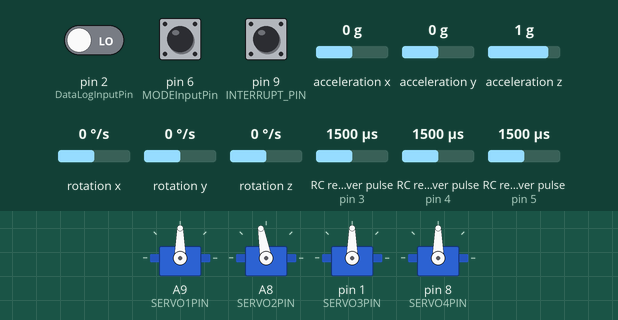
Simulated run of this program. Board: Teensy 4. On the bench: 4 × servo. Wiring (inferred from the names in the program): 3 × RC receiver channel: data pin 3 / data pin 4 / data pin 5. Inputs (shaded band) come from the test bench; at power-on: RC receiver pulse (sensors on pin 3, pin 4, pin 5) 1500 µs, pin 6 (MODEInputPin) LOW, rotation z 0 °/s, acceleration x 0 g, pin 2 (DataLogInputPin) LOW, pin 9 (INTERRUPT_PIN) LOW, acceleration y 0 g, acceleration z 1 g, rotation x 0 °/s, rotation y 0 °/s. Storage starts empty; the sensor or clock chip raises its interrupt line as the real part does; what the program prints to the serial monitor is not drawn.

Above: at 1.7 s.
1.8 s: RC receiver pulse (sensor on pin 3) set to 1020 µs
At 2.4 s:
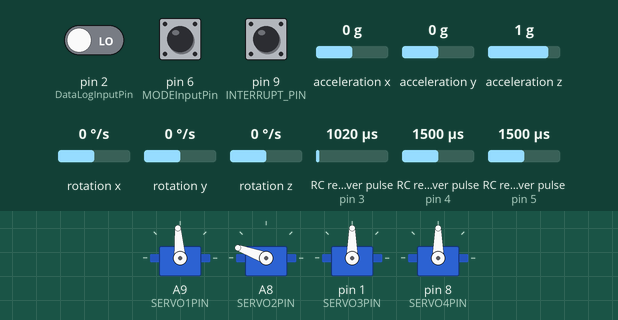
3.3 s: RC receiver pulse (sensor on pin 4) set to 1020 µs
At 4.5 s:
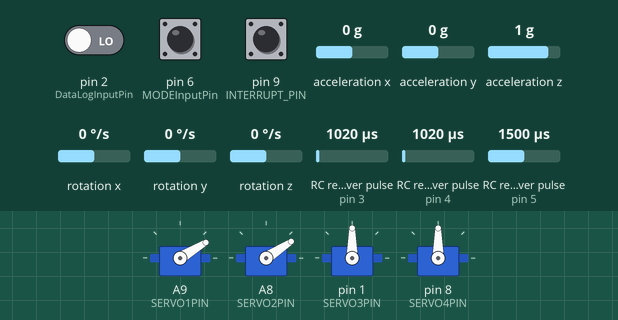
4.8 s: RC receiver pulse (sensor on pin 5) set to 1020 µs
At 6.0 s:
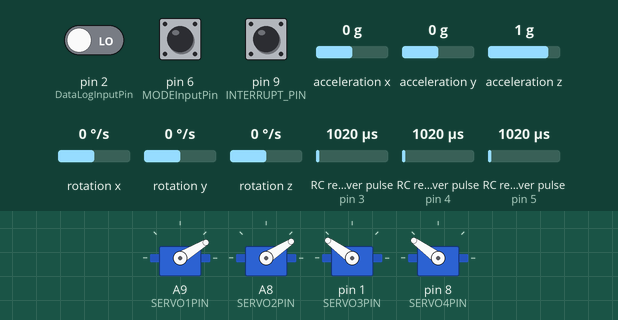
6.3 s: pin 6 (MODEInputPin) pulled HIGH for 0.15 s
At 7.0 s:
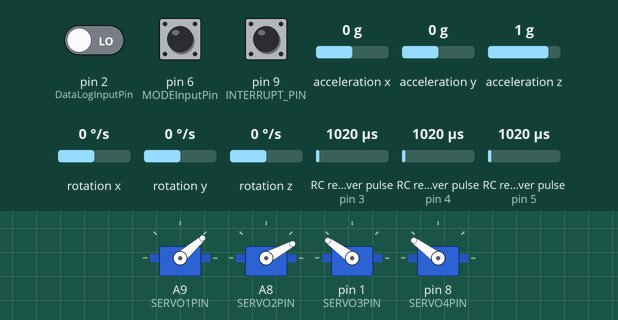
7.9 s: rotation z set to 192 °/s
10.9 s: acceleration x set to -1.4 g
Timing chart, 0 to 26.3 s (numbered marks = the images above; inputs shaded):
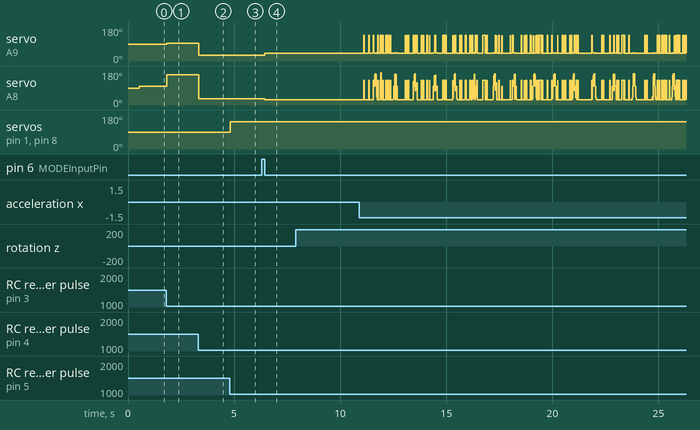

Measured:
- after the input at 1.8 s, servo on A9 (SERVO1PIN): 90° → 94° at once; servo on A8 (SERVO2PIN): 100° → 160° at once
- after the input at 3.3 s, servo on A9 (SERVO1PIN): 94° → 31° at once; servo on A8 (SERVO2PIN): 160° → 33° at once
- after the input at 4.8 s, servo on pin 1 (SERVO3PIN), servo on pin 8 (SERVO4PIN): 90° → 144° at once
- after the input at 6.3 s, servo on A9 (SERVO1PIN): 31° → 41° after 0.16 s; servo on A8 (SERVO2PIN): 33° → 28° after 0.16 s

The program:

main.cpp
```cpp
//Teensy Flight Controller- Avian Tail Program- Science Fair Project
//Author- Kevin Shen
//Project Start- 10/26/2021
//First Controlled Flight-2/13/2022

//Instructions for use

//1: Wipe SD card
//2: Place MPU6050 upright (plane upside down, to calibrate. when plane is level, pitch and roll are 0, when rolling right roll is positive,
//pitch up when pitch is positive, when yaw right yaw is positive)
//3: plug in SD card
//4: turn on & reset Teensy
//5: fly
//6: power off teensy
//7: unplug SD card from MAV
//8: plug in SD card to computer

/* Credits
 *
 * Parts of code structure inspried by Nicholas Rehm
 * Github: https://github.com/nickrehm/dRehmFlight
 *
 * Nicholas Rehm
 * Department of Aerospace Engineering
 * University of Maryland
 * College Park 20742
 * Email: nrehm@umd.edu
 *
 *
 * Used MPU6050 Library and I2Cdev by Jeff Rowberg <jeff@rowberg.net>
 * https://github.com/jrowberg/i2cdevlib
 *
 * Used standard Arduino SD Library
 * https://www.arduino.cc/en/reference/SD
 *
 * PWM signal code structure inspired by
 * https://www.camelsoftware.com/2015/12/25/reading-pwm-signals-from-an-rc-receiver-with-arduino/
 *
 */

//libraries
#include <Arduino.h>
#include <Servo.h>
#include <SPI.h>
#include <SD.h>
#include "Wire.h"
#include "MPU6050_6Axis_MotionApps20.h"
#include "I2Cdev.h"

//SD and MPU classes
File file;
MPU6050 mpu;

//pin definition
#define INTERRUPT_PIN 9
#define RX1 2
#define RX2 3
#define RX3 4
#define RX4 5
#define RX5 6
#define RX6 7

#define SERVO1PIN 23
#define SERVO2PIN 22
#define SERVO3PIN 1
#define SERVO4PIN 8
#define SERVO5PIN 15
#define SERVO6PIN 14

//servo class
Servo elevatorServo;
Servo rotatorServo;
Servo rightAileronServo;
Servo leftAileronServo;

//initalize servo outputs
float elevatorServoOutput = 90;
float rotatorServoOutput = 90;
float rightAileronServoOutput = 90;
float leftAileronServoOutput = 90;

//servo trim
int elevatorServoOutputTrim = 0;
int rotatorServoOutputTrim = 5;
int rightAileronServoOutputTrim = 0;
int leftAileronServoOutputTrim = 0;

//define servo pins
const int elevatorServoPin = SERVO1PIN;
const int rotatorServoPin = SERVO2PIN;
const int rightAileronServoPin = SERVO3PIN;
const int leftAileronServoPin = SERVO4PIN;

//initalize reciever input values
float RCpitch;
float RCyaw;
float RCroll;
float DataLog;
bool dataLog = false; //toggles data logging
float MODE;
bool mode = false; //toggles PID on and off

//define reciever pins
const int RCpitchInputPin = RX3;
const int RCyawInputPin = RX2;
const int RCrollInputPin = RX4;
const int DataLogInputPin = RX1;
const int MODEInputPin = RX5;

//initialize tail variables
bool inDeadzone = true;
const float deadZone = 1;
const float YawDeadzone = 10;
const float forceToBalenceMAVInPitch = -60; //15 degrees, whatever 15 degrees is for the servo
const float tailForceOffset = -60;          // 15 degrees as well. So when tail is upright it will completely fufil force to balence MAVinpitch
float pitchForce;
float tailForce;


//dampener values to scale servo outputs
float elevatorDampener = 2.0;
float AileronDampener = 2.0;
float tailAileronOffsetDampener = 2.0;
float servoAngleToTailAngleScalar = 0.5;

//timekeeping varaibles
float timeInSeconds;
float previousIMUTimeInSeconds;
int SDiteration = 0;
int SDdataLogFrequency = 200;
const float timeBetweenIMUInputs = 0.01;
// float timeBetweenAveragePitchError;
// float timeBetweenAverageYawError;

//initialize attitude variables
float yaw = 0;
float prevYaw = 0;
float yawChange = 0;   //deg/sec
float pitchChange = 0; //deg/sec
float pitch = 0;
float roll = 0;
float spikeThreshold = 360; //deg/sec
float pitchToCreateLift = 25;

//Pitch PID controller variables

#define PITCH_PID_ON true

float PitchPgain = 1.8;
float PitchIgain = 0;
float PitchDgain = 0.9;

float RCpitchScalar = 2.0;
float PitchProportional;
float PitchIntegral;
float PitchIntegralSaturationLimit = 60;
float PitchDerivative;
float PitchError;
float PrevPitchError;

//float PitchErrorArray[ArrayLength];
float PitchDerivativeConstrain = 90;

float PitchOutput;

//Yaw PID controller variables

float YawPgain = 4.0;
float YawIgain = 0;
float YawDgain = 0.0;

#define YAW_PID_ON true

float RCYawScalar = 0.5;
float YawProportional;
float YawIntegral;
float YawIntegralSaturationLimit = 45;
float YawDerivative;
float YawError;
float PrevYawError;
float YawDerivativeConstrain = 45;

float YawOutput;

// MPU6050 CODE- UNORIGINAL CODE ================================================================

// MPU control/status vars
bool dmpReady = false;  // set true if DMP init was successful
uint8_t mpuIntStatus;   // holds actual interrupt status byte from MPU
uint8_t devStatus;      // return status after each device operation (0 = success, !0 = error)
uint16_t packetSize;    // expected DMP packet size (default is 42 bytes)
uint16_t fifoCount;     // count of all bytes currently in FIFO
uint8_t fifoBuffer[64]; // FIFO storage buffer

// orientation/motion vars
Quaternion q;        // [w, x, y, z]         quaternion container
VectorInt16 aa;      // [x, y, z]            accel sensor measurements
VectorInt16 aaReal;  // [x, y, z]            gravity-free accel sensor measurements
VectorInt16 aaWorld; // [x, y, z]            world-frame accel sensor measurements
VectorFloat gravity; // [x, y, z]            gravity vector
float euler[3];      // [psi, theta, phi]    Euler angle container
float ypr[3];        // [yaw, pitch, roll]   yaw/pitch/roll container and gravity vector

// packet structure for InvenSense teapot demo
uint8_t teapotPacket[14] = {'$', 0x02, 0, 0, 0, 0, 0, 0, 0, 0, 0x00, 0x00, '\r', '\n'};

//interrput detection
volatile bool mpuInterrupt = false; // indicates whether MPU interrupt pin has gone high
void dmpDataReady()
{
  mpuInterrupt = true;
}

void MPU6050Setup()
{

  // join I2C bus (I2Cdev library doesn't do this automatically)
  Wire.begin();
  Wire.setClock(400000); // 400kHz I2C clock. Comment this line if having compilation difficulties

  // initialize device
  Serial.println(F("Initializing I2C devices..."));
  mpu.initialize();
  pinMode(INTERRUPT_PIN, INPUT);

  // verify connection
  Serial.println(F("Testing device connections..."));
  Serial.println(mpu.testConnection() ? F("MPU6050 connection successful") : F("MPU6050 connection failed"));
  // load and configure the DMP
  Serial.println(F("Initializing DMP..."));
  devStatus = mpu.dmpInitialize();

  // supply your own gyro offsets here, scaled for min sensitivity
  mpu.setXGyroOffset(220);
  mpu.setYGyroOffset(76);
  mpu.setZGyroOffset(-85);
  mpu.setZAccelOffset(1788); // 1688 factory default for my test chip

  // make sure it worked (returns 0 if so)
  if (devStatus == 0)
  {

    // Calibration Time: generate offsets and calibrate our MPU6050

    mpu.CalibrateAccel(6);
    mpu.CalibrateGyro(6);

    mpu.PrintActiveOffsets();

    // turn on the DMP, now that it's ready
    Serial.println(F("Enabling DMP..."));
    mpu.setDMPEnabled(true);

    // enable Arduino interrupt detection
    Serial.print(F("Enabling interrupt detection (Arduino external interrupt "));
    Serial.print(digitalPinToInterrupt(INTERRUPT_PIN));
    Serial.println(F(")..."));
    attachInterrupt(digitalPinToInterrupt(INTERRUPT_PIN), dmpDataReady, RISING);
    mpuIntStatus = mpu.getIntStatus();

    // set our DMP Ready flag so the main loop() function knows it's okay to use it
    Serial.println(F("DMP ready! Waiting for first interrupt..."));
    dmpReady = true;

    // get expected DMP packet size for later comparison
    packetSize = mpu.dmpGetFIFOPacketSize();
  }
  else
  {
    // ERROR!
    // 1 = initial memory load failed
    // 2 = DMP configuration updates failed
    // (if it's going to break, usually the code will be 1)
    Serial.print(F("DMP Initialization failed (code "));
    Serial.print(devStatus);
    Serial.println(F(")"));
  }
}

//FUNCTIONS ==============================================================================================================

//PWM function
volatile unsigned long PWMTimerStartPitch;
volatile int PWMLastInterruptTimePitch;

volatile unsigned long PWMTimerStartYaw;
volatile int PWMLastInterruptTimeYaw;

volatile unsigned long PWMTimerStartRoll;
volatile int PWMLastInterruptTimeRoll;

volatile unsigned long PWMTimerStartDataLog;
volatile int PWMLastInterruptTimeDataLog;

volatile unsigned long PWMTimerStartMODE;
volatile int PWMLastInterruptTimeMODE;

//function to read PWM using interrupt pins
void PWMSignalCalculator(float *channel, int pinNum, volatile int *lastInterruptTime, volatile unsigned long *timerStart)
{
  //record the interrupt time
  *lastInterruptTime = micros();

  //start timer when detect input
  if (digitalRead(pinNum) == HIGH)
  {
    *timerStart = micros();
  }
  else
  {
    if (*timerStart != 0)
    {
      //record the time between the square wave
      *channel = map(((volatile float)micros() - *timerStart), 1100.0, 1900.0, 90.0, -90.0);
      //reset timer
      *timerStart = 0;
    }
  }
}

//functions that have no parameter and call the main PWM reading function- used as a parameter for the attachInterrupt() function
void PWMSignalCalculatorPitch()
{
  PWMSignalCalculator(&RCpitch, RCpitchInputPin, &PWMLastInterruptTimePitch, &PWMTimerStartPitch);
}
void PWMSignalCalculatorYaw()
{
  PWMSignalCalculator(&RCyaw, RCyawInputPin, &PWMLastInterruptTimeYaw, &PWMTimerStartYaw);
}
void PWMSignalCalculatorRoll()
{
  PWMSignalCalculator(&RCroll, RCrollInputPin, &PWMLastInterruptTimeRoll, &PWMTimerStartRoll);
}
void PWMSignalCalculatorDataLog()
{
  PWMSignalCalculator(&DataLog, DataLogInputPin, &PWMLastInterruptTimeDataLog, &PWMTimerStartDataLog);
  //datalog, chagned to 0 and 1 in this function
  if (DataLog < 0)
  {
    dataLog = true;
  }
  else
  {
    dataLog = false;
  }
}
void PWMSignalCalculatorMODE()
{
  PWMSignalCalculator(&MODE, MODEInputPin, &PWMLastInterruptTimeMODE, &PWMTimerStartMODE);
  //mode used for PID on or off
  if (MODE < 0)
  {
    mode = true;
  }
  else
  {
    mode = false;
  }
}

//PID Control Loop for pitch
void PitchPID()
{
  PrevPitchError = PitchError;
  PitchError = (RCpitch / RCpitchScalar) - pitch + pitchToCreateLift;

  PitchProportional = PitchError * PitchPgain; //proportional value

  // if (PitchIntegral < -PitchIntegralSaturationLimit) //prevent windup
  // {
  //   PitchIntegral = -PitchIntegralSaturationLimit;
  // }
  // else if (PitchIntegral > PitchIntegralSaturationLimit)
  // {
  //   PitchIntegral = PitchIntegralSaturationLimit;
  // }
  // else
  // {
  //   PitchIntegral += PitchError * PitchIgain; //discrete integration
  // }

  PitchIntegral = 0;

  PitchDerivative = ((PitchError - PrevPitchError) / timeBetweenIMUInputs) * PitchDgain;             //dx/dt discrete derivative
  PitchDerivative = constrain(PitchDerivative, -PitchDerivativeConstrain, PitchDerivativeConstrain); //constrain derviative (to avoid large spikes)
  PitchOutput = PitchProportional + PitchIntegral + PitchDerivative;                                 //pitch desired calculation

  PitchOutput = constrain(PitchOutput, -90, 90);

  if (mode == 0)
  { //toggling PID loop on and off
    PitchOutput = RCpitch;
  }
}

//PID Control Loop for Yaw
void YawPID()
{
  PrevYawError = YawError;
  YawError = (RCyaw / RCYawScalar) - yawChange;
  //yaw deadzone to avoid jittering during level flight
  if (YawError < YawDeadzone && YawError > -YawDeadzone)
  {
    YawError = 0;
  }

  YawProportional = YawError * YawPgain; //proportional value

  YawIntegral = 0;

  YawDerivative = (YawError - PrevYawError) / timeBetweenIMUInputs * YawDgain;               //dx/dt discrete derivative
  YawDerivative = constrain(YawDerivative, -YawDerivativeConstrain, YawDerivativeConstrain); //constrain derviative (to avoid large spikes)
  YawOutput = YawProportional + YawIntegral + YawDerivative;                                 //Yaw desired calculation

  YawOutput = constrain(YawOutput, -90, 90);

  if (mode == 0)
  { //toggling PID loop on and off
    YawOutput = RCyaw;
  }
}

//tail movement calculations
void tailMovement()
{
  inDeadzone = false;

  if (PitchOutput > -tailForceOffset - deadZone && PitchOutput < -tailForceOffset + deadZone && (rotatorServoOutput < -deadZone || rotatorServoOutput > deadZone))
  {
    PitchOutput = -tailForceOffset - deadZone; //pitch is set to pitch up just under the deadzone, to where yaw can still be generated
    inDeadzone = true;                         //to log data
  }

  pitchForce = PitchOutput + forceToBalenceMAVInPitch;                                //calculate force needed in pitch
  rotatorServoOutput = constrain(0 - degrees(atan(YawOutput / pitchForce)), -90, 90); //calculate rotation of tail

  if (rotatorServoOutput == 0)
  {
    rotatorServoOutput = 0.01; //no dividing by 0
  }

  tailForce = pitchForce / cos(radians(rotatorServoOutput*servoAngleToTailAngleScalar)); //calculate force tail needs to generate

  elevatorServoOutput = tailForce - tailForceOffset; //calculate elevator force based on tail force

  elevatorServoOutput = constrain(90 + ((elevatorServoOutput + elevatorServoOutputTrim) / elevatorDampener), 0, 180);
  rotatorServoOutput = constrain(90 + rotatorServoOutput + rotatorServoOutputTrim, 0, 180);
}

//calculate aileron movements
void ailerons()
{
  rightAileronServoOutput = ((RCroll) / AileronDampener) + 90;
  leftAileronServoOutput = ((RCroll) / AileronDampener) + 90;

  rightAileronServoOutput = constrain(rightAileronServoOutput + rightAileronServoOutputTrim, 0, 180);
  leftAileronServoOutput = constrain(leftAileronServoOutput + leftAileronServoOutputTrim, 0, 180);
}

//writes signal to actuators
void write()
{
  elevatorServo.write(180-(elevatorServoOutput + elevatorServoOutputTrim));
  rotatorServo.write(rotatorServoOutput + rotatorServoOutputTrim);
  rightAileronServo.write(rightAileronServoOutput + rightAileronServoOutputTrim);
  leftAileronServo.write(leftAileronServoOutput + leftAileronServoOutputTrim);
}

//function to initialize SD read write
void SDSetup()
{

  Serial.print("Initializing SD card...");

  if (!SD.begin(10))
  {
    Serial.println("initialization failed!");
    while (1)
      ;
  }
  Serial.println("initialization done.");

  // open the file. note that only one file can be open at a time,
  // so you have to close this one before opening another.
  file = SD.open("flight_data.txt", FILE_WRITE);

  // if the file opened okay, write to it:
  if (file)
  {
    Serial.print("Writing to flight_data.txt...");

    file.print("time(s)");
    file.print("\t");

    file.print("yaw(deg)");
    file.print("\t");
    file.print("yawChange(deg/s)");
    file.print("\t");
    file.print("pitch(deg)");
    file.print("\t");
    file.print("roll(deg)");
    file.print("\t");

    file.print("PitchError");
    file.print("\t");
    file.print("PitchProportional");
    file.print("\t");
    // file.print("PitchIntegral");
    // file.print("\t");
    file.print("PitchDerivative");
    file.print("\t");

    file.print("YawError");
    file.print("\t");
    file.print("YawProportional");
    file.print("\t");
    // file.print("YawIntegral");
    // file.print("\t");
    // file.print("YawDerivative");
    // file.print("\t");

    file.print("RCyaw");
    file.print("\t");
    file.print("YawOutput");
    file.print("\t");
    file.print("pitchForce");
    file.print("\t");
    file.print("RCpitch");
    file.print("\t");
    file.print("PitchOutput");
    file.print("\t");
    file.print("RCroll");
    file.print("\t");

    file.print("dataLog");
    file.print("\t");
    file.print("MODE");
    file.print("\t");

    file.print("inDeadzone");
    file.print("\t");

    file.print("elevatorServoOutput");
    file.print("\t");
    file.print("rotatorServoOutput");
    file.print("\t");
    file.print("rightAileronServoOutput");
    file.print("\t");
    file.print("leftAileronServoOutput");
    file.println("\t");

    // close the file:
    file.close();
    Serial.println("done.");
  }
  else
  {
    // if the file didn't open, print an error:
    Serial.println("error opening test.txt");
  }
}

//read IMU and convert to roll pitch yaw
void mpu6050Input()
{
  // if programming failed, don't try to do anything
  if (!dmpReady)
    return;

  // read a packet from FIFO
  if (mpu.dmpGetCurrentFIFOPacket(fifoBuffer))
  { // Get the Latest packet
    // display Euler angles in degrees
    mpu.dmpGetQuaternion(&q, fifoBuffer);
    mpu.dmpGetGravity(&gravity, &q);
    mpu.dmpGetYawPitchRoll(ypr, &q, &gravity);

    prevYaw = yaw;
    PrevPitchError = pitch;

    yaw = ypr[0] * 180 / M_PI;
    pitch = ypr[2] * 180 / M_PI;
    roll = ypr[1] * 180 / M_PI;

    //INVERT
    if (pitch < 0)
    {
      pitch = 180 + pitch;
    }
    else if (pitch >= 0)
    {
      pitch = pitch - 180;
    }
    if (roll < 0)
    {
      roll = 180 + roll;
    }
    else if (roll >= 0)
    {
      roll = roll - 180;
    }
    yaw = 0 - yaw;
    yawChange = (yaw - prevYaw) / timeBetweenIMUInputs; //dx/dt (discrete derivative)(IMU inputs about every 0.01 seconds)

    if (yawChange >= spikeThreshold || yawChange <= -spikeThreshold)
    {
      yawChange = 0;
    }

    if (pitchChange >= spikeThreshold || pitchChange <= -spikeThreshold)
    {
      pitchChange = 0;
    }

    //run control loops
    #if PITCH_PID_ON
      PitchPID();
    #else
      PitchOutput = RCpitch;
    #endif

    #if YAW_PID_ON
      YawPID();
    #else
      YawOutput = RCyaw;
    #endif
    //run logic
    tailMovement();
    ailerons();
    //write to servos
    write();
  }
}

//write flight data to SD card
void SDOutput()
{
  if (SDiteration >= SDdataLogFrequency)
  {
    file = SD.open("flight_data.txt", FILE_WRITE);
    file.print(timeInSeconds);
    file.print("\t");

    file.print(yaw);
    file.print("\t");
    file.print(yawChange);
    file.print("\t");
    file.print(pitch);
    file.print("\t");
    file.print(roll);
    file.print("\t");

    file.print(PitchError);
    file.print("\t");
    file.print(PitchProportional);
    file.print("\t");
    // file.print(PitchIntegral);
    // file.print("\t");
    file.print(PitchDerivative);
    file.print("\t");

    file.print(YawError);
    file.print("\t");
    file.print(YawProportional);
    file.print("\t");
    // file.print(YawIntegral);
    // file.print("\t");
    // file.print(YawDerivative);
    // file.print("\t");

    file.print(RCyaw);
    file.print("\t");
    file.print(YawOutput);
    file.print("\t");
    file.print(pitchForce);
    file.print("\t");
    file.print(RCpitch);
    file.print("\t");
    file.print(PitchOutput);
    file.print("\t");
    file.print(RCroll);
    file.print("\t");

    file.print(dataLog * 100);
    file.print("\t");
    file.print(MODE);
    file.print("\t");

    file.print(inDeadzone * 100);
    file.print("\t");

    file.print(elevatorServoOutput);
    file.print("\t");
    file.print(rotatorServoOutput);
    file.print("\t");
    file.print(rightAileronServoOutput);
    file.print("\t");
    file.print(leftAileronServoOutput);
    file.println("\t");

    file.close();

    SDiteration = 0;
  }
}

//keep track of iterations
void timekeeper()
{
  timeInSeconds = millis() / 1000.0;
  SDiteration++; //to make sure SD card outputs at correct time
}

//VOID SETUP ====================================================================================

void setup()
{
  Serial.begin(115200);

  pinMode(RCpitchInputPin, INPUT);
  pinMode(RCyawInputPin, INPUT);
  pinMode(RCrollInputPin, INPUT);
  pinMode(DataLogInputPin, INPUT);
  pinMode(MODEInputPin, INPUT);

  pinMode(elevatorServoPin, OUTPUT);
  pinMode(rotatorServoPin, OUTPUT);
  pinMode(rightAileronServoPin, OUTPUT);
  pinMode(leftAileronServoPin, OUTPUT);

  PWMTimerStartPitch = 0;
  PWMTimerStartRoll = 0;
  PWMTimerStartYaw = 0;
  PWMTimerStartDataLog = 0;
  PWMTimerStartMODE = 0;
  attachInterrupt(digitalPinToInterrupt(RCpitchInputPin), PWMSignalCalculatorPitch, CHANGE);
  attachInterrupt(digitalPinToInterrupt(RCrollInputPin), PWMSignalCalculatorRoll, CHANGE);
  attachInterrupt(digitalPinToInterrupt(RCyawInputPin), PWMSignalCalculatorYaw, CHANGE);
  attachInterrupt(digitalPinToInterrupt(DataLogInputPin), PWMSignalCalculatorDataLog, CHANGE);
  attachInterrupt(digitalPinToInterrupt(MODEInputPin), PWMSignalCalculatorMODE, CHANGE);

  elevatorServo.attach(elevatorServoPin);
  rotatorServo.attach(rotatorServoPin);
  rightAileronServo.attach(rightAileronServoPin);
  leftAileronServo.attach(leftAileronServoPin);
  SDSetup();
  MPU6050Setup();
}

//MAIN LOOP ========================================================================================

void loop()
{
  mpu6050Input();
  timekeeper();
  SDOutput();
}
```
